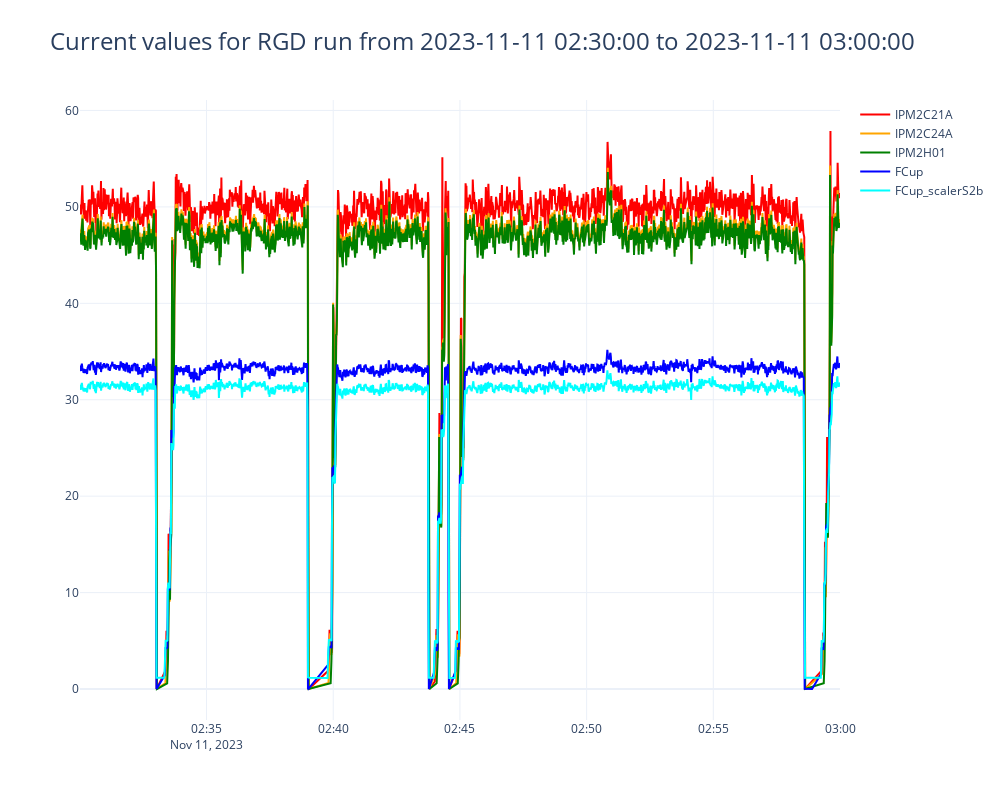

Notebook source saved alongside this figure:
### Code cell
fig = make_subplots()  # (specs=[[{"secondary_y": True}]])
fig.update_layout(width=1000, height=800,
                  title=go.layout.Title(text=f"Current values for RGD run from {plot_start} to {plot_end}", xanchor="left"),
                  titlefont=dict(size=24),)
for current, name, color in plot_set:
    select = (current.time>plot_start)&(current.time<plot_end)
    if name == "FCup_scalerS2b":
        fig.add_trace(go.Scatter(x=current.loc[select].time, y=current.loc[select]["value"]/1000,  name=name, line=dict(color=color)))
    else:
        fig.add_trace(go.Scatter(x=current.loc[select].time, y=current.loc[select].value,  name=name, line=dict(color=color)))
fig.show()

### Figure 1 — Plotly figure (JSON) as saved in the notebook; plotly's stock layout.template omitted (floating-point values rounded to 4 significant figures; data arrays with more than 128 entries replaced by an {"elided": "..."} marker saying what was removed)
{"data": [{"line": {"color": "red"}, "name": "IPM2C21A", "type": "scatter", "x": {"elided": "1597 str values"}, "y": {"elided": "1597 float values"}}, {"line": {"color": "orange"}, "name": "IPM2C24A", "type": "scatter", "x": {"elided": "1605 str values"}, "y": {"elided": "1605 float values"}}, {"line": {"color": "green"}, "name": "IPM2H01", "type": "scatter", "x": {"elided": "1589 str values"}, "y": {"elided": "1589 float values"}}, {"line": {"color": "blue"}, "name": "FCup", "type": "scatter", "x": {"elided": "1580 str values"}, "y": {"elided": "1580 float values"}}, {"line": {"color": "aqua"}, "name": "FCup_scalerS2b", "type": "scatter", "x": {"elided": "1724 str values"}, "y": {"elided": "1724 float values"}}], "layout": {"height": 800, "title": {"font": {"size": 24}, "text": "Current values for RGD run from 2023-11-11 02:30:00 to 2023-11-11 03:00:00", "xanchor": "left"}, "width": 1000, "xaxis": {"anchor": "y", "autorange": true, "domain": [0, 1], "range": ["2023-11-11 02:30:00.467", "2023-11-11 02:59:59.875"], "type": "date"}, "yaxis": {"anchor": "x", "autorange": true, "domain": [0, 1], "range": [-3.215, 61.09], "type": "linear"}}}
